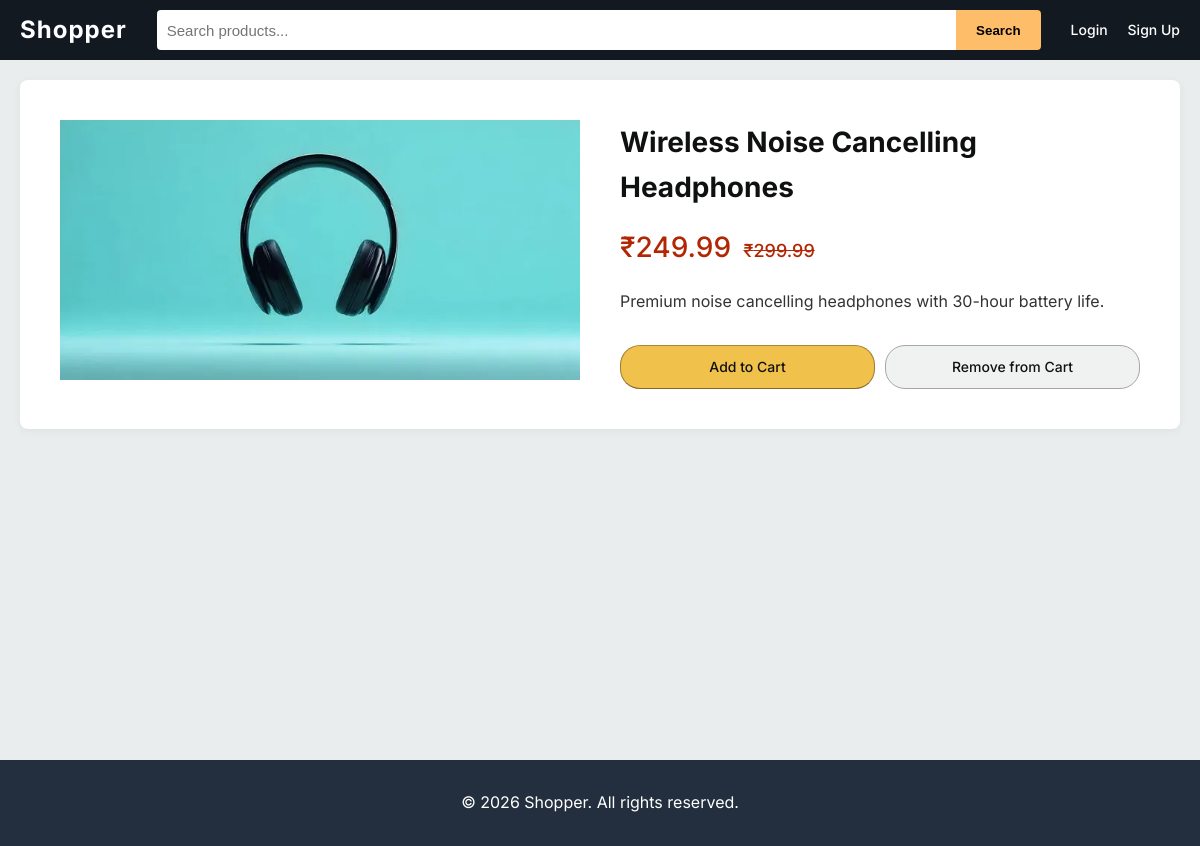
Page /product/wireless-headphones/ on the committed database.
### store/models.py (models this page shows, shortened)
class Product(models.Model):
    title = models.CharField(max_length=200)
    slug = models.SlugField(unique=True)
    description = models.TextField()
    price = models.DecimalField(max_digits=10, decimal_places=2)
    discount_price = models.DecimalField(max_digits=10, decimal_places=2, blank=True, null=True)
    image = models.ImageField(upload_to='products/', default='products/default.png')
    category = models.ForeignKey(Category, related_name='products', on_delete=models.CASCADE)
    stock = models.IntegerField(default=10)
    is_active = models.BooleanField(default=True)
    def get_add_to_cart_url(self):
        return reverse('add_to_cart', kwargs={'slug': self.slug})
    def get_remove_from_cart_url(self):
        return reverse('remove_from_cart', kwargs={'slug': self.slug})

### store/views.py (the view)
# urls.py: path('product/<slug:slug>/', views.product_detail, name='product_detail'),
def product_detail(request, slug):
    product = get_object_or_404(Product, slug=slug, is_active=True)
    return render(request, 'store/product_detail.html', {'product': product})

### templates/store/product_detail.html (shortened to what this page needs)
{% extends 'base.html' %}
{% block content %}
<div class="product-detail-container">
    <div class="product-detail-image">
        {% if product.image %}
            <img src="{{ product.image.url }}" alt="{{ product.title }}">
        {% endif %}
    </div>
    <div class="product-detail-info">
        <h1>{{ product.title }}</h1>
        <div class="product-detail-price">
            {% if product.discount_price %}
                ₹{{ product.discount_price }}
                <span class="discount-price" style="font-size: 18px;">₹{{ product.price }}</span>
            {% else %}
                ₹{{ product.price }}
            {% endif %}
        </div>
        <div class="product-detail-desc">
            {{ product.description }}
        </div>
        <div style="display: flex; gap: 10px;">
            <a href="{{ product.get_add_to_cart_url }}" class="btn btn-primary" style="flex: 1;">Add to Cart</a>
            <a href="{{ product.get_remove_from_cart_url }}" class="btn btn-secondary" style="flex: 1;">Remove from Cart</a>
        </div>
    </div>
</div>
{% endblock %}

### static/css/style.css (style rules this page uses)
:root { --primary-color: #232f3e; --secondary-color: #131921; --accent-color: #f0c14b; --accent-hover: #ddb347; --bg-color: #eaeded; --text-color: #0f1111; --light-text: #ffffff; --border-color: #ddd; --success-color: #067d62; --danger-color: #B12704; }
* { margin: 0; padding: 0; box-sizing: border-box; }
body { font-family: 'Inter', sans-serif; background-color: var(--bg-color); color: var(--text-color); line-height: 1.6; }
.discount-price { color: var(--danger-color); font-size: 14px; text-decoration: line-through; margin-left: 5px; }
.btn { display: inline-block; padding: 10px 15px; border-radius: 20px; text-align: center; text-decoration: none; font-weight: 500; font-size: 14px; border: 1px solid var(--border-color); cursor: pointer; transition: all 0.2s ease; width: 100%; }
.btn-primary { background-color: var(--accent-color); border-color: #a88734 #9c7e31 #846a29; color: #111; }
.btn-secondary { background-color: #f0f2f2; border-color: #a6a6a6; color: #111; }
.product-detail-container { display: grid; grid-template-columns: 1fr 1fr; gap: 40px; background: white; padding: 40px; border-radius: 8px; box-shadow: 0 2px 10px rgba(0,0,0,0.05); }
.product-detail-image img { width: 100%; max-height: 500px; object-fit: contain; }
.product-detail-info h1 { font-size: 28px; margin-bottom: 15px; }
.product-detail-price { font-size: 28px; color: #B12704; font-weight: 500; margin-bottom: 20px; }
.product-detail-desc { font-size: 16px; line-height: 1.6; margin-bottom: 30px; color: #333; }

### rows in the picture
Product: image (picture), title "Wireless Noise Cancelling Headphones", discount_price "249.99", price "299.99", description "Premium noise cancelling headphones with 30-hour battery life."
